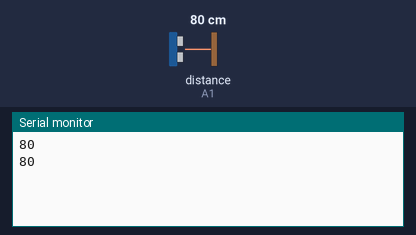
The sketch below on a simulated Arduino Uno, built with avr-gcc and run on an emulated ATmega328P. Parts: the last lines printed to the serial monitor. Inputs (shaded band) come from the test bench; at power-on: distance to the obstacle (sensor on A1) 80 cm. No radio packets arrive unless stated.

Above: at 1.8 s.
1.9 s: distance to the obstacle (sensor on A1) set to 2 cm
At 2.8 s:
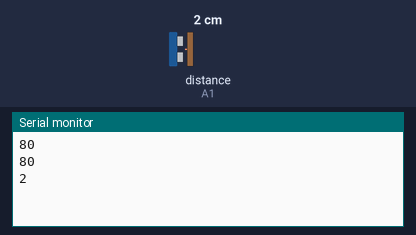
3.4 s: distance to the obstacle (sensor on A1) set to 4 cm
At 4.8 s:
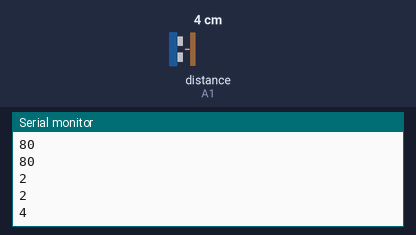
Timing chart, 0 to 6.4 s (numbered marks = the images above; inputs shaded):
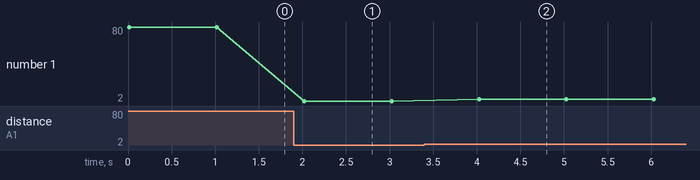

Measured:
- after the input at 1.9 s, the serial monitor: prints a new line after 0.12 s (image 1)
- after the input at 3.4 s, the serial monitor: prints a new line after 0.63 s (image 2)
- plotted number 1: 80 → 2 after the input at 1.9 s, 2 → 4 after the input at 3.4 s

The sketch:

Transmitter.ino
```cpp
#include <Ultrasonic.h>
#include <SPI.h>
#include <nRF24L01.h>
#include <RF24.h>
RF24 radio(7, 8); // CE, CSN
Ultrasonic ultrasonic(A0,A1);
const byte address[6] = "00001";
int power;

void setup()
{
  Serial.begin(9600);
  radio.begin();
  radio.openWritingPipe(address); // set the transmitter address
  radio.setPALevel(RF24_PA_MIN);
  radio.stopListening(); //Set module as transmitter
  pinMode(A0,OUTPUT);
  pinMode(A1,INPUT);
}

void loop()
{
  int distance = ultrasonic.read();
  radio.write(&distance, sizeof(distance));
  Serial.println(distance);
  delay(1000);
}
```
